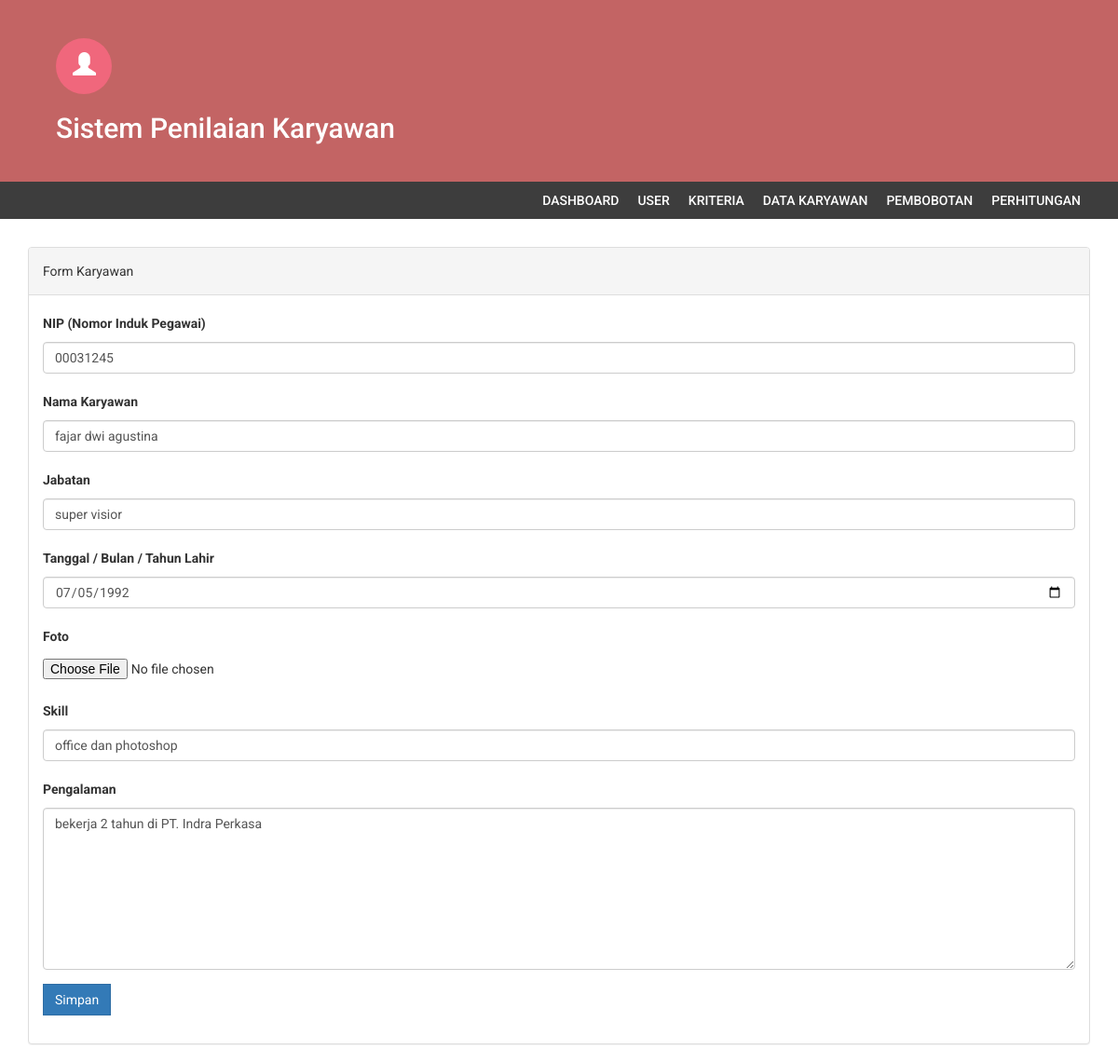
/edit_karyawan.php?id=1 (signed in), run on the app's committed database.
### tables this page shows
CREATE TABLE `calon_karyawan` (
  `id_calon_kr` int(11) NOT NULL,
  `nip` varchar(10) NOT NULL,
  `nama` varchar(64) DEFAULT NULL,
  `jabatan` varchar(20) NOT NULL,
  `foto` varchar(64) DEFAULT NULL,
  `ttl` date DEFAULT NULL,
  `skill` text DEFAULT NULL,
  `pengalaman` text DEFAULT NULL
);

### db/db_config.php (called while the page is built, shortened)
<?php
class database extends PDO
{
	protected $dsn = 'mysql:host=localhost;dbname=db_spk';
	protected $dsu = 'root';
	protected $dsp = '';
	private $cmd = '';
	function __construct()
	{
		try {
			$this->db = new PDO($this->dsn, $this->dsu, $this->dsp, [
				PDO::ATTR_ERRMODE => PDO::ERRMODE_EXCEPTION,
			]);
		} catch (PDOException $e) {
			echo $e->getMessage();
		}
	}
	function select($column, $table)
	{
		$this->cmd = "select $column from $table";
		return $this;
	}
	function where($params)
	{
		$this->cmd .= " where $params";
		return $this;
	}
	function get($isResults = true)
	{
		$q = $this->db->prepare($this->cmd);
		$q->execute();
		if ($isResults) return $q->fetchAll();
		return true;
	}
}

### edit_karyawan.php (the view, shortened to what this page needs)
<?php include 'partials/header.php'; ?>
<div class="content">
    <div class="container">
        <div class="row">
            <div class="col-md-12">
                <br />
                <div class="panel panel-default">
                    <div class="panel-heading">
                        Form Karyawan
                    </div>
                    <div class="panel-body">
                        <form method="post" action="model/do_update_ck.php" enctype="multipart/form-data">
                            <?php foreach ($db->select('*', 'calon_karyawan')->where('id_calon_kr=' . $_GET['id'])->get() as $val) : ?>
                                <div class="form-group">
                                    <label for="nip">NIP (Nomor Induk Pegawai)</label>
                                    <input type="text" class="form-control" id="nip" name="nip" value="<?= $val['nip'] ?>">
                                </div>
                                <div class="form-group">
                                    <label for="nama">Nama Karyawan</label>
                                    <input type="text" class="form-control" id="nama" name="nama" value="<?= $val['nama'] ?>">
                                </div>
                                <div class="form-group">
                                    <label for="jabatan">Jabatan</label>
                                    <input type="text" class="form-control" id="jabatan" name="jabatan" value="<?= $val['jabatan'] ?>">
                                </div>
                                <div class="form-group">
                                    <label for="ttl">Tanggal / Bulan / Tahun Lahir</label>
                                    <input type="date" class="form-control" id="ttl" name="ttl" value="<?= $val['ttl'] ?>">
                                </div>
                                <div class="form-group">
                                    <label for="foto">Foto</label>
                                    <input type="file" id="foto" name="foto" />
                                </div>
                                <div class="form-group">
                                    <label for="skill">Skill</label>
                                    <input type="text" class="form-control" id="skill" name="skill" value="<?= $val['skill'] ?>">
                                </div>
                                <div class="form-group">
                                    <label for="nama">Pengalaman</label>
                                    <textarea class="form-control" rows="8" name="pengalaman"><?= $val['pengalaman'] ?></textarea>
                                </div>
                                <div class="form-group">
                                    <button class="btn btn-primary">Simpan</button>
                                </div>
                            <?php endforeach ?>
                        </form>
                    </div>
                </div>
            </div>
        </div>
    </div>
</div>
<?php include 'partials/footer.php'; ?>

### assets/css/style.css (style rules this page uses)
body { font-family: 'Roboto', sans-serif; line-height: 30px; }
.btn { border-radius: 0px; -webkit-border-radius: 0px; -moz-border-radius: 0px; }

### data on the page
calon_karyawan: nip "00031245", nama "fajar dwi agustina", jabatan "super visior", ttl "07/05/1992", skill "office dan photoshop", pengalaman "bekerja 2 tahun di PT. Indra Perkasa"
